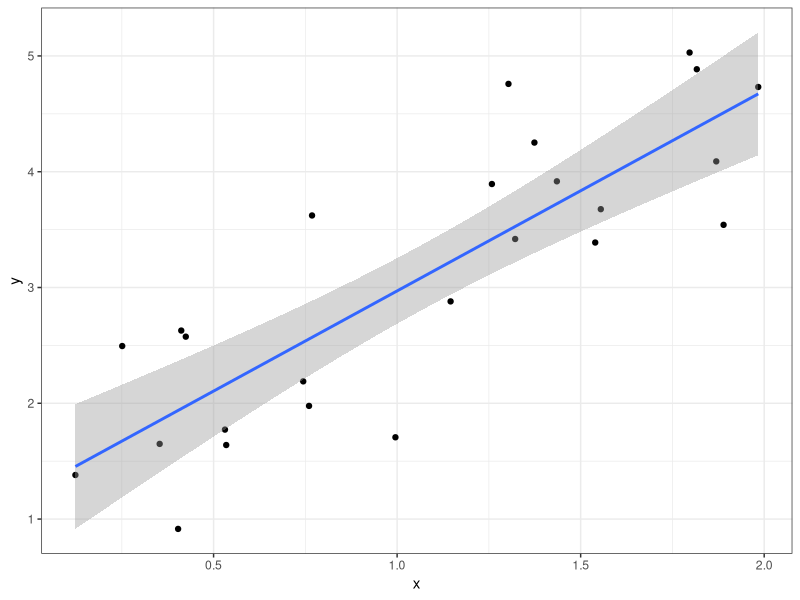
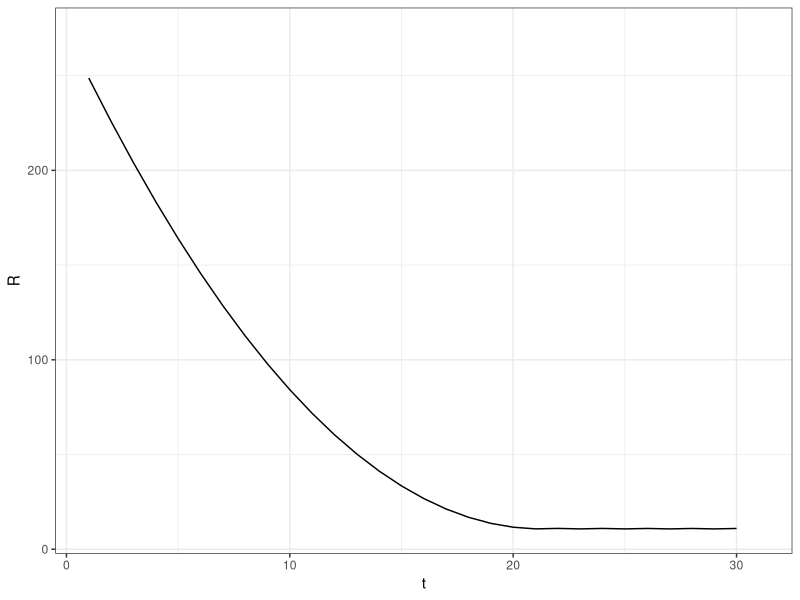
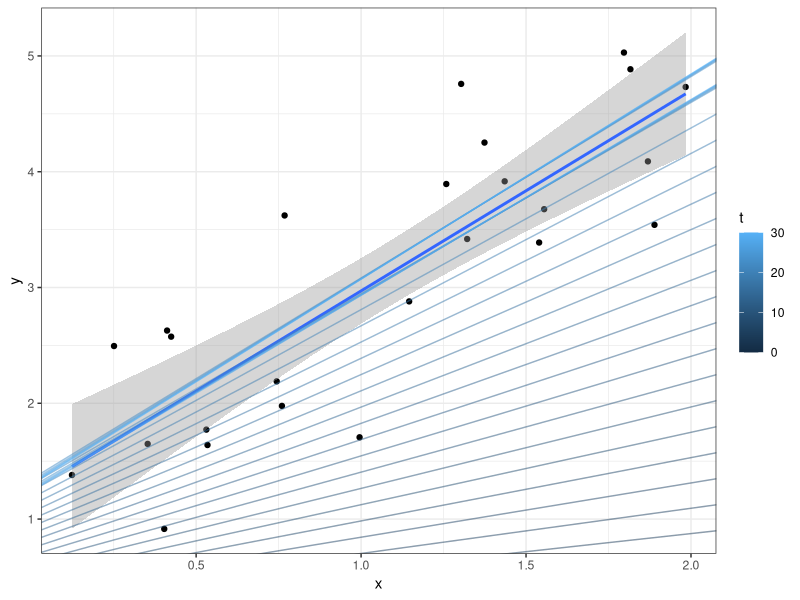
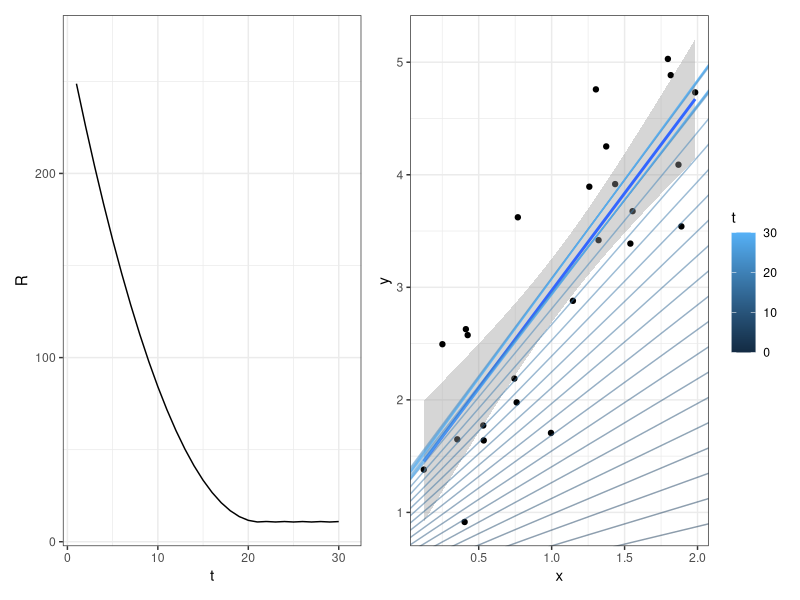
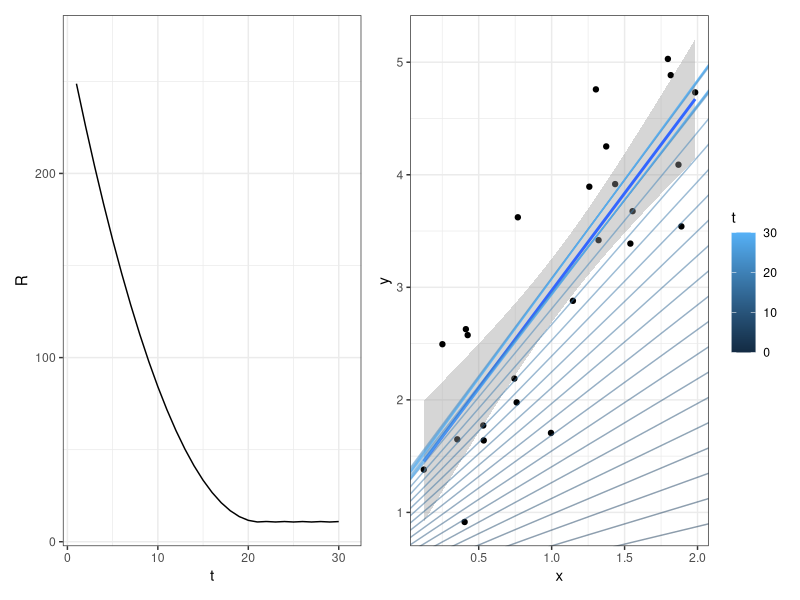

Here is the R script that generated these plots, in order:
# ------------------------------------------------------------------------------
# multivariate first order

# FIG: plot gradeint descent for linear model
# ------------------------------------------------------------------------------

set.seed(1L)

library(ggplot2)
library(patchwork)

theme_set(theme_bw())

# ------------------------------------------------------------------------------

x = runif(25, 0, 2)
X = as.matrix(cbind(1, x))
Y = as.matrix(1 + 2 * x + rnorm(length(x), sd = 1))

p = ggplot(data = data.frame(x = x, y = Y), aes(x = x, y = y)) + geom_point() + geom_smooth(method='lm')
p

th0 = c(0, 0)
alpha = 0.1

progress = c(t = 0, theta0 = th0[1], theta1 = th0[2], R = sum((Y - X %*% th0)^2))

th = th0
for (t in 1:30) {

	grad = 2 * colSums(diag(as.vector(Y - X %*% th)) %*% X) 
	grad = grad / sqrt(sum(grad^2))
	th = th + alpha * grad
	R = sum((Y - X %*% th)^2)

	progress = rbind(progress, c(t = t, theta0 = th[1], theta1 = th[2], R = sum((Y - X %*% th)^2)))
	print(progress)
}


p1 = ggplot(data = as.data.frame(progress), aes(x = t, y = R)) + geom_line() + xlim(c(1, nrow(progress)))
p1

p2 = p + geom_abline(data = as.data.frame(progress), aes(intercept = theta0, slope = theta1, colour = t), alpha = 0.5)
p2

p = p1 + p2 +
  plot_layout(nrow = 1, guides = "collect") &
  theme(legend.position = "right")
p
ggsave(filename = "../figure/gradient_descent_lm.pdf", p, width = 7, height = 2.5)
